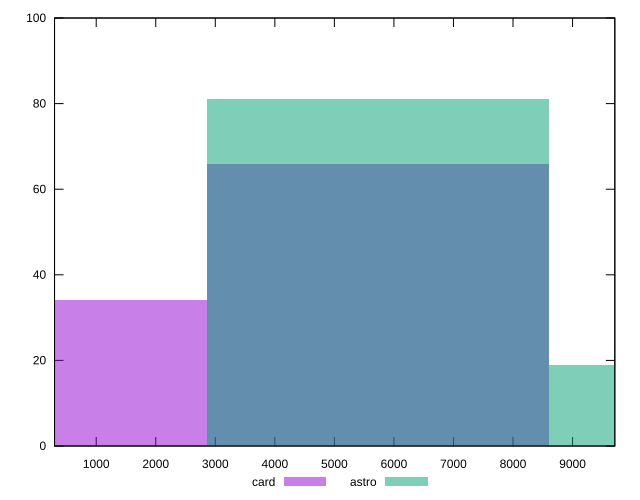

Write gnuplot code to recreate this figure.
reset

$card <<EOF
5735.181275362287 66
0 34
EOF

$astro <<EOF
5735.181275362287 81
11470.362550724574 19
EOF

set key outside below
set boxwidth 5735.181275362287
set xrange [300:9710]
set yrange [0:100]
set trange [0:100]
set style fill transparent solid 0.5 noborder
set terminal svg size 640, 500 enhanced background rgb 'white'
set output "reports/report_00028_2021-02-24T12-49-42.674Z/uses-text-compression/comparison/histogram/2_vs_3.svg"

plot $card title "card" with boxes, \
     $astro title "astro" with boxes

reset
